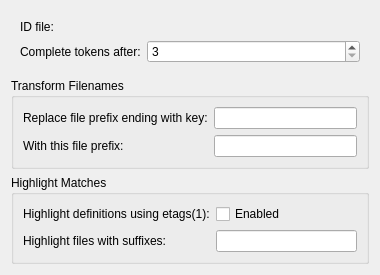
<?xml version="1.0" encoding="UTF-8"?>
<ui version="4.0">
 <class>ConfigWidget</class>
 <widget class="QWidget" name="ConfigWidget">
  <property name="geometry">
   <rect>
    <x>0</x>
    <y>0</y>
    <width>380</width>
    <height>260</height>
   </rect>
  </property>
  <layout class="QVBoxLayout" name="verticalLayout">
   <item>
    <widget class="QWidget" name="widget" native="true">
     <layout class="QFormLayout" name="formLayout_2">
      <item row="0" column="0">
       <widget class="QLabel" name="labelIdFile">
        <property name="text">
         <string>ID file:</string>
        </property>
        <property name="buddy">
         <cstring>idFile</cstring>
        </property>
       </widget>
      </item>
      <item row="0" column="1">
       <widget class="KUrlRequester" name="idFile">
        <property name="whatsThis">
         <string>Name of ID file, as generated by mkid(1).</string>
        </property>
        <property name="filter">
         <string>ID
*|All Files</string>
        </property>
       </widget>
      </item>
      <item row="1" column="0">
       <widget class="QLabel" name="labelKeySize">
        <property name="text">
         <string>Complete tokens after:</string>
        </property>
        <property name="buddy">
         <cstring>keySize</cstring>
        </property>
       </widget>
      </item>
      <item row="1" column="1">
       <widget class="KIntSpinBox" name="keySize">
        <property name="whatsThis">
         <string>Minimum length of token before completions will be shown.</string>
        </property>
        <property name="minimum">
         <number>3</number>
        </property>
        <property name="maximum">
         <number>16</number>
        </property>
       </widget>
      </item>
     </layout>
    </widget>
   </item>
   <item>
    <widget class="QGroupBox" name="groupBox">
     <property name="title">
      <string>Transform Filenames</string>
     </property>
     <layout class="QFormLayout" name="formLayout">
      <item row="0" column="0">
       <widget class="QLabel" name="labelSrcIn">
        <property name="text">
         <string>Replace file prefix ending with key:</string>
        </property>
        <property name="buddy">
         <cstring>srcIn</cstring>
        </property>
       </widget>
      </item>
      <item row="0" column="1">
       <widget class="KLineEdit" name="srcIn">
        <property name="whatsThis">
         <string>Discard the first part of the file name ending with this key.</string>
        </property>
       </widget>
      </item>
      <item row="2" column="0">
       <widget class="QLabel" name="labelSrcOut">
        <property name="text">
         <string>With this file prefix:</string>
        </property>
        <property name="buddy">
         <cstring>srcOut</cstring>
        </property>
       </widget>
      </item>
      <item row="2" column="1">
       <widget class="KLineEdit" name="srcOut">
        <property name="whatsThis">
         <string>&lt;!DOCTYPE HTML PUBLIC &quot;-//W3C//DTD HTML 4.0//EN&quot; &quot;http://www.w3.org/TR/REC-html40/strict.dtd&quot;&gt;
&lt;html&gt;&lt;head&gt;&lt;meta name=&quot;qrichtext&quot; content=&quot;1&quot; /&gt;&lt;style type=&quot;text/css&quot;&gt;
p, li { white-space: pre-wrap; }
&lt;/style&gt;&lt;/head&gt;&lt;body style=&quot; font-family:'Ubuntu'; font-size:9pt; font-weight:400; font-style:normal;&quot;&gt;
&lt;p style=&quot; margin-top:12px; margin-bottom:12px; margin-left:0px; margin-right:0px; -qt-block-indent:0; text-indent:0px;&quot;&gt;Replacement prefix. To use the prefix of the ID file ending with the key, use %{idPrefix}. This can be used to work with remotely mounted Clearcase views, for example, set:&lt;/p&gt;
&lt;p style=&quot; margin-top:0px; margin-bottom:0px; margin-left:0px; margin-right:0px; -qt-block-indent:0; text-indent:0px;&quot;&gt;ID file:                                   /view/myview/&lt;span style=&quot; font-weight:600;&quot;&gt;topdir&lt;/span&gt;/ID &lt;/p&gt;
&lt;p style=&quot; margin-top:0px; margin-bottom:0px; margin-left:0px; margin-right:0px; -qt-block-indent:0; text-indent:0px;&quot;&gt;Replace prefix ending:     /&lt;span style=&quot; font-weight:600;&quot;&gt;topdir&lt;/span&gt; &lt;/p&gt;
&lt;p style=&quot; margin-top:0px; margin-bottom:0px; margin-left:0px; margin-right:0px; -qt-block-indent:0; text-indent:0px;&quot;&gt;With prefix:                         %{idPrefix}/&lt;span style=&quot; font-weight:600;&quot;&gt;topdir&lt;/span&gt; &lt;/p&gt;
&lt;p style=&quot; margin-top:12px; margin-bottom:12px; margin-left:0px; margin-right:0px; -qt-block-indent:0; text-indent:0px;&quot;&gt;Or, to use a pre-generated ID file with a different workspace, set:&lt;/p&gt;
&lt;p style=&quot; margin-top:0px; margin-bottom:0px; margin-left:0px; margin-right:0px; -qt-block-indent:0; text-indent:0px;&quot;&gt;ID file:                                   /snapshots/&lt;span style=&quot; font-weight:600;&quot;&gt;topdir&lt;/span&gt;/ID &lt;/p&gt;
&lt;p style=&quot; margin-top:0px; margin-bottom:0px; margin-left:0px; margin-right:0px; -qt-block-indent:0; text-indent:0px;&quot;&gt;Replace prefix ending:     /&lt;span style=&quot; font-weight:600;&quot;&gt;topdir&lt;/span&gt; &lt;/p&gt;
&lt;p style=&quot; margin-top:0px; margin-bottom:0px; margin-left:0px; margin-right:0px; -qt-block-indent:0; text-indent:0px;&quot;&gt;With prefix:                         /myworkspace/&lt;span style=&quot; font-weight:600;&quot;&gt;topdir&lt;/span&gt; &lt;/p&gt;&lt;/body&gt;&lt;/html&gt;</string>
        </property>
       </widget>
      </item>
     </layout>
    </widget>
   </item>
   <item>
    <widget class="QGroupBox" name="groupBox_2">
     <property name="title">
      <string>Highlight Matches</string>
     </property>
     <layout class="QFormLayout" name="formLayout">
      <item row="1" column="0">
       <widget class="QLabel" name="labelUseEtags">
        <property name="text">
         <string>Highlight definitions using etags(1):</string>
        </property>
        <property name="buddy">
         <cstring>useEtags</cstring>
        </property>
       </widget>
      </item>
      <item row="1" column="1">
       <widget class="QCheckBox" name="useEtags">
        <property name="whatsThis">
         <string>Use etags(1) to find definitions, and highlight them.</string>
        </property>
        <property name="text">
         <string>Enabled</string>
        </property>
       </widget>
      </item>
      <item row="3" column="0">
       <widget class="QLabel" name="labelUseSuffixes">
        <property name="text">
         <string>Highlight files with suffixes:</string>
        </property>
        <property name="buddy">
         <cstring>useSuffixes</cstring>
        </property>
       </widget>
      </item>
      <item row="3" column="1">
       <widget class="KLineEdit" name="useSuffixes">
        <property name="whatsThis">
         <string>Use .h;.hxx to highlight files which may contain declarations.</string>
        </property>
       </widget>
      </item>
     </layout>
    </widget>
   </item>
   <item>
    <spacer name="verticalSpacer">
     <property name="orientation">
      <enum>Qt::Vertical</enum>
     </property>
     <property name="sizeHint" stdset="0">
      <size>
       <width>20</width>
       <height>2</height>
      </size>
     </property>
    </spacer>
   </item>
  </layout>
 </widget>
 <customwidgets>
  <customwidget>
   <class>KLineEdit</class>
   <extends>QLineEdit</extends>
   <header>klineedit.h</header>
  </customwidget>
  <customwidget>
   <class>KIntSpinBox</class>
   <extends>QSpinBox</extends>
   <header>knuminput.h</header>
  </customwidget>
  <customwidget>
   <class>KUrlRequester</class>
   <extends>QFrame</extends>
   <header>kurlrequester.h</header>
  </customwidget>
 </customwidgets>
 <tabstops>
  <tabstop>idFile</tabstop>
  <tabstop>keySize</tabstop>
  <tabstop>srcIn</tabstop>
  <tabstop>srcOut</tabstop>
  <tabstop>useEtags</tabstop>
  <tabstop>useSuffixes</tabstop>
 </tabstops>
 <resources/>
 <connections/>
</ui>
